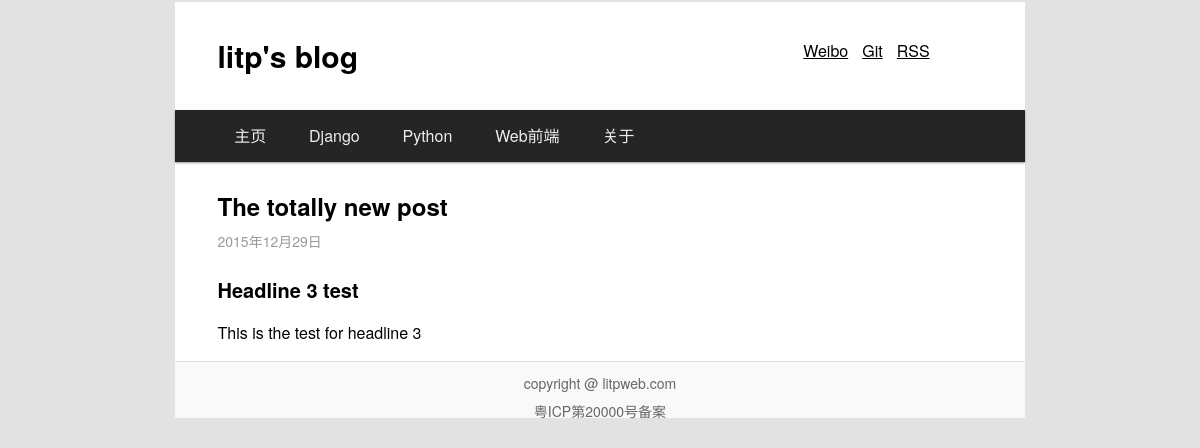
Before: /the-totally-new-post/ with the older database file.
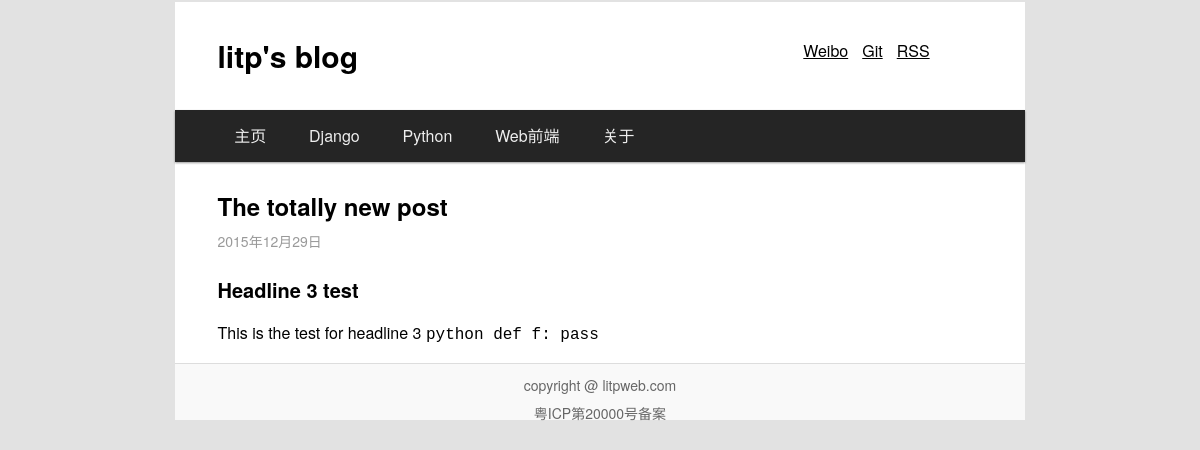
After: the same page with the newer database file.
### decblog/models.py (models this page shows, shortened)
@python_2_unicode_compatible
class Post(models.Model):
	title = models.CharField(max_length=256,default='New Post')
	slug = models.CharField(max_length=256,blank=True,null=True,default='new-post')
	author = models.ForeignKey(User)
	pub_date = models.DateTimeField(auto_now_add = True)
	abstract = models.TextField(null = True, blank = True)
	content_raw = models.TextField()
	content_html = models.TextField(null = True, blank = True)
	tags = models.ManyToManyField('Tag',blank=True)
	category = models.ForeignKey('Category',blank=True,null=True)
	is_draft = models.BooleanField(default=False)

### decblog/views.py (the view)
# urls.py: url(r'^(?P<slug>[\w-]+)/$', views.PostDetailView.as_view(),name='post'),
class PostDetailView(DetailView):
	model = Post

### templates/decblog/post_detail.html (shortened to what this page needs)
{% extends "decblog/base.html" %}
{% block content %}
<article>
	<h2>{{ object.title }}</h2>
	<p class="pub-date">{{ object.pub_date|date:"Y年n月j日"}}</p>
	<p>{{ object.content_html|safe }}</p>
</article>
{% endblock %}

Changed rows visible on the page:
changed Post "The totally new post": content_html "Headline 3 test This is the test for headline 3" → "Headline 3 test This is the test for headline 3 python def f: pass"
